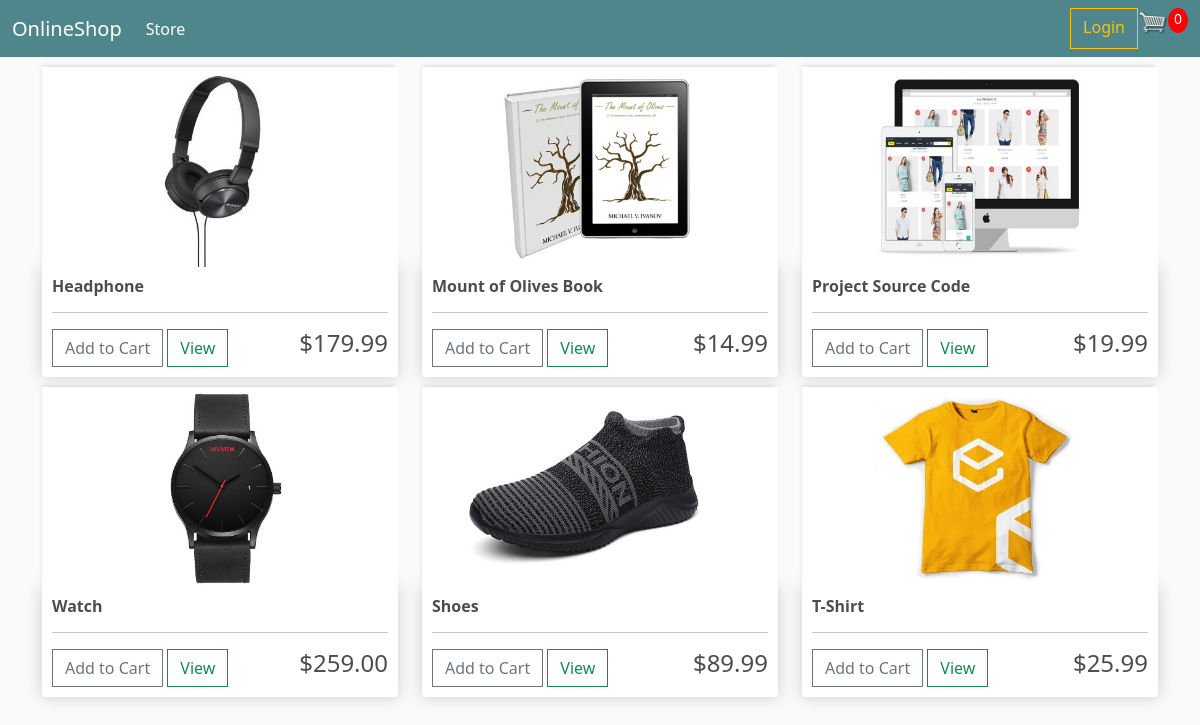
The page / on the database its author committed.
### store/models.py (models this page shows, shortened)
class Product(models.Model):
    name = models.CharField(max_length=200, null=True)
    price = models.FloatField()
    digital = models.BooleanField(default=False, null=True)
    image = models.ImageField(null=True, blank=True)
    @property
    def imageURL(self):
        try:
            url = self.image.url
        except:
            url = ''
        return url

### store/views.py (the view)
# urls.py: path('', include("store.urls")),
def store(request):
    products = Product.objects.all()
    context = {'products': products}
    return render(request, 'store/store.html', context)

### templates/store/store.html
{% extends 'store/main.html' %}
{% load static %}
{% block content %}
    <div class="row">
        {% for product in products %}
        <div class="col-lg-4">
            <img class="thumbnail" src="{{product.imageURL}}" alt="">
            <div class="box-element product">
                <h6><strong>{{product.name}}</strong></h6>
                <hr>
                <button class="btn btn-outline-secondary add-btn" >Add to Cart</button>
                <a href="#" class="btn btn-outline-success" >View</a>
                <h4 class="display-price">${{product.price|floatformat:2}}</h4>
            </div>
        </div>
        {% endfor %}
    </div>
{% endblock %}

### templates/store/main.html (shortened to what this page needs)
{% load static %}
<!DOCTYPE html>
<html lang="en">
<head>
    <link href="https://cdn.jsdelivr.net/npm/bootstrap@5.0.0-beta1/dist/css/bootstrap.min.css" rel="stylesheet">
    <link rel="stylesheet" type="text/css" href="{% static 'css/main.css' %}">
</head>
<body>
    <nav class="navbar navbar-expand-lg navbar-dark bg-dark">
        <div class="container-fluid">
          <a class="navbar-brand" href="{% url 'store' %}">OnlineShop</a>
          <div class="collapse navbar-collapse" id="navbarSupportedContent">
            <ul class="navbar-nav me-auto mb-2 mb-lg-0">
              <li class="nav-item">
                <a class="nav-link active" aria-current="page" href="{% url 'store' %}">Store</a>
              </li>
            </ul>
            <form class="d-flex">
                <a class="btn btn-outline-warning" aria-current="page" href="{% url 'store' %}">Login</a>
                <a href="{% url 'cart' %}">
                    <img src="{% static 'images/cart.png' %}" alt="" width="30" height="24">
                </a>
                <p id="cart-total">0</p>
            </form>
          </div>
        </div>
      </nav>
    <div class="container">
        {% block content %}
        {% endblock %}
    </div>
</body>
</html>

### static/css/main.css (style rules this page uses)
body { background-color: hsl(0, 0%, 98%); }
h1,h2,h3,h4,h5,h6 { color:hsl(0, 0%, 30%); }
.box-element { box-shadow:hsl(0, 0%, 80%) 0 0 16px; background-color: #fff; border-radius: 4px; padding: 10px; }
.thumbnail { width: 100%; height: 200px; -webkit-box-shadow: -1px -3px 5px -2px rgba(214,214,214,1); -moz-box-shadow: -1px -3px 5px -2px rgba(214,214,214,1); box-shadow: -1px -3px 5px -2px rgba(214,214,214,1); }
.product { border-radius: 0 0 4px 4px; }
.bg-dark { background-color: #4f868c!important; }
#cart-total { display: block; text-align: center; color:#fff; background-color: red; width: 20px; height: 25px; border-radius: 50%; font-size: 14px; }
.col-lg-4, .col-lg-6, .col-lg-8, .col-lg-12 { margin-top: 10px; }
.btn { border-radius: 0; }
.display-price { display: inline; float: right; }

### rows shown on the page
Product: imageURL (picture), name "Headphone", price "179.99"
Product: imageURL (picture), name "Mount of Olives Book", price "14.99"
Product: imageURL (picture), name "Project Source Code", price "19.99"
Product: imageURL (picture), name "Watch", price "259.00"
Product: imageURL (picture), name "Shoes", price "89.99"
Product: imageURL (picture), name "T-Shirt", price "25.99"
